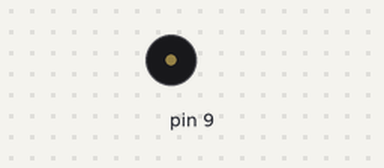
The sketch below on a simulated Arduino Uno, built with avr-gcc and run on an emulated ATmega328P. Shown: buzzer (waves = sounding).

Above: at 3.6 s.
At 6.94 s:
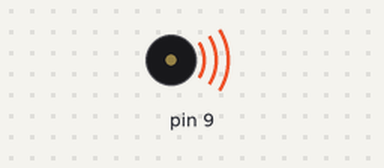
Timing chart, 0 to 7.5 s (numbered marks = the images above):
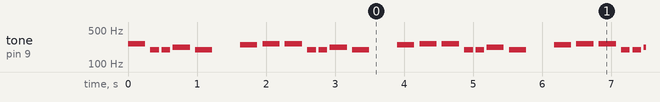

Measured:
- by itself, tone on pin 9: repeats every 2.3 s: silent 0.08 s, 2 × (196 Hz 0.13 s, silent 0.04 s), 220 Hz 0.25 s, silent 0.08 s, 196 Hz 0.25 s, silent 0.40 s, 247 Hz 0.25 s, 2 × (silent 0.08 s, 262 Hz 0.25 s)

The sketch:

music.ino
```cpp
#include "pitches.h"

// notes in the melody:
int melody[] = {
  NOTE_C4, NOTE_G3, NOTE_G3, NOTE_A3, NOTE_G3, 0, NOTE_B3, NOTE_C4
};

// note durations: 4 = quarter note, 8 = eighth note, etc.:
int noteDurations[] = {
  4, 8, 8, 4, 4, 4, 4, 4
};

void setup() {
  // iterate over the notes of the melody:
  for (int thisNote = 0; thisNote < 8; thisNote++) {

    // to calculate the note duration, take one second divided by the note type.
    //e.g. quarter note = 1000 / 4, eighth note = 1000/8, etc.
    int noteDuration = 1000 / noteDurations[thisNote];
    tone(9, melody[thisNote], noteDuration);

    // to distinguish the notes, set a minimum time between them.
    // the note's duration + 30% seems to work well:
    int pauseBetweenNotes = noteDuration * 1.30;
    delay(pauseBetweenNotes);
    // stop the tone playing:
    noTone(9);
  }
}

void loop() {
  setup();
  // Let us repeat the melody.
}
```
